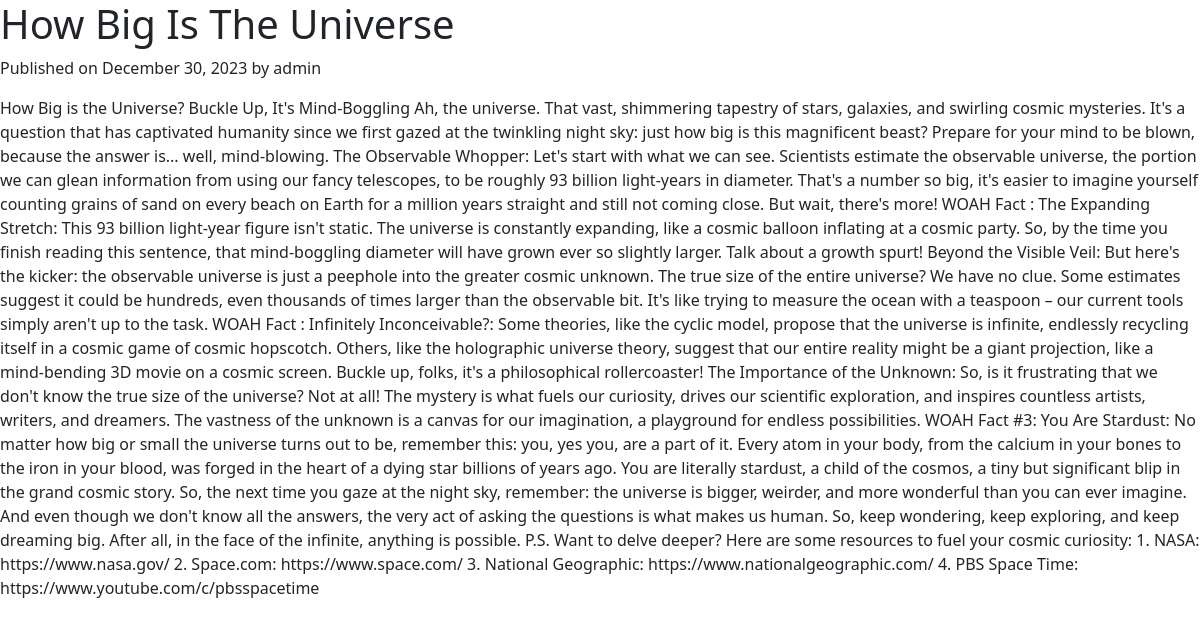
The app's page /post/1/ with its own data.
### blog/models.py (models this page shows, shortened)
class Post(models.Model):
    author = models.ForeignKey(settings.AUTH_USER_MODEL, on_delete=models.CASCADE)
    title = models.CharField(max_length=200)
    text = models.TextField()
    created_date = models.DateTimeField(default=timezone.now, editable=False)
    published_date = models.DateTimeField(blank=True, null=True, default=timezone.now)
    featured_image = models.ImageField(upload_to='featured_images/', blank=True, null=True)

### blog/views.py (the view)
# urls.py: path('post/<int:pk>/', post_detail, name='post_detail'),
def post_detail(request, pk):
    post = get_object_or_404(Post, pk=pk)
    return render(request, 'blog/post_detail.html', {'post': post})

### blog/templates/blog/post_detail.html (shortened to what this page needs)
<!DOCTYPE html>
<html lang="en">
<head>
    <link rel="stylesheet" href="https://cdn.jsdelivr.net/npm/bootstrap@5.1.3/dist/css/bootstrap.min.css">
</head>
<body>
    <h1>{{ post.title }}</h1>
    <p class="date">Published on {{ post.published_date|date:"F j, Y" }} by {{ post.author }}</p>
    <p>{{ post.text }}</p>
</body>
</html>

### records on screen
Post: published_date "December 30, 2023", author "admin", text "How Big is the Universe? Buckle Up, It's Mind-Boggling Ah, the universe. That vast, shimmering tapestry of stars, galaxies, and swirling cosmic mysteries. It's a question that has captivated humanity since we first gazed at the twinkling night sky: just how big is this magnificent beast? Prepare for your mind to be blown, because the answer is... well, mind-blowing. The Observable Whopper: Let's start with what we can see. Scientists estimate the observable universe, the portion we can glean information from using our fancy telescopes, to be roughly 93 billion light-years in diameter. That's a number so big, it's easier to imagine yourself counting grains of sand on every beach on Earth for…"
